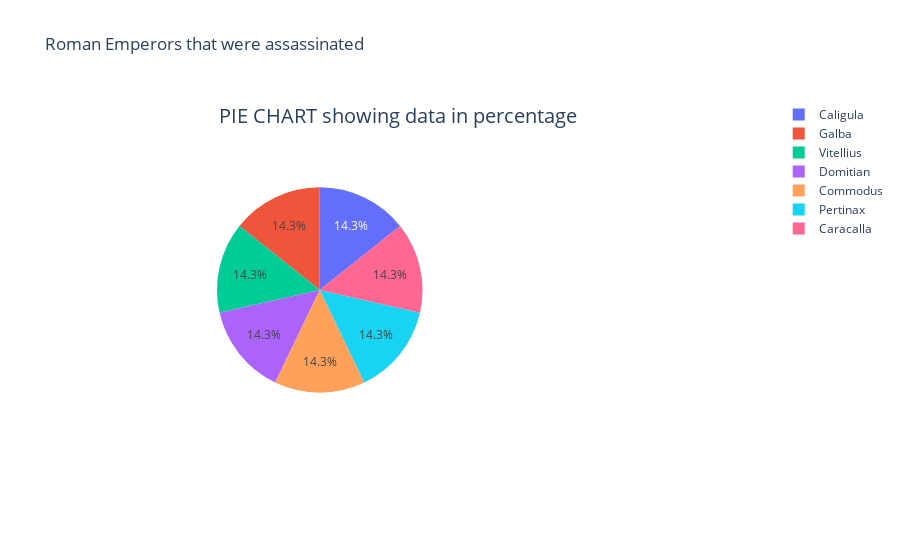

Write notebook code for a chart like this one.
### Code cell
dfAssassinated = romanemperor[romanemperor.Cause_of_Death == 'Assassinated'].iloc[:7,:]
pie1 = dfAssassinated.Length_of_Reign
#pie1_list = [float(each.replace(',', '.')) for each in dfAssassinated.Length_of_Reign]  # str(2,4) => str(2.4) = > float(2.4) = 2.4
labels = dfAssassinated.Emperor
# figure
fig = {
  "data": [
    {
      "labels": labels,
      "domain": {"x": [.2, .5]},
      "hoverinfo":"label+percent+name",
      "type": "pie"
    },],
  "layout": {
        "title":"Roman Emperors that were assassinated",
        "annotations": [
            { "font": { "size": 20},
              "showarrow": False,
             "text": "PIE CHART showing data in percentage",
                "x": 0.20,
                "y": 1
            
             
            },
        ]
    }
}
iplot(fig)

### Figure 1 — Plotly figure (JSON) as saved in the notebook; plotly's stock layout.template omitted (floating-point values rounded to 4 significant figures)
{"data": [{"domain": {"x": [0.2, 0.5]}, "hoverinfo": "label+percent+name", "labels": ["Caligula", "Galba", "Vitellius", "Domitian", "Commodus", "Pertinax", "Caracalla"], "type": "pie"}], "layout": {"annotations": [{"font": {"size": 20}, "showarrow": false, "text": "PIE CHART showing data in percentage", "x": 0.2, "y": 1}], "title": {"text": "Roman Emperors that were assassinated"}}}
